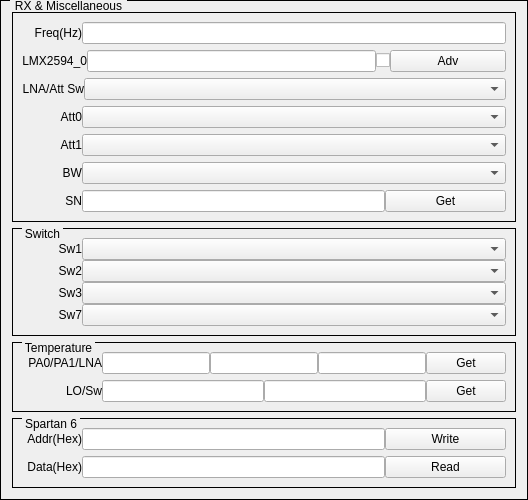
    <widget class="QGroupBox" name="groupBoxSpartan6_">
     <property name="styleSheet">
      <string notr="true">QGroupBox{ border:1px solid black; margin-top:0.5ex; }
QGroupBox::title { subcontrol-origin:margin; subcontrol-position:top left; top:-1px; left:10px; margin-left: 0px; padding:0 1px; }</string>
     </property>
     <property name="title">
      <string>RX &amp;&amp; Miscellaneous</string>
     </property>
     <layout class="QVBoxLayout" name="verticalLayout_6" stretch="7,0,2,2">
      <item>
       <widget class="QGroupBox" name="groupBoxRx">
        <property name="styleSheet">
         <string notr="true">QGroupBox{ border:1px solid black; margin-top:0.5ex; }
QGroupBox::title { subcontrol-origin:margin; subcontrol-position:top left; top:-1px; left:10px; margin-left: 0px; padding:0 1px; }</string>
        </property>
        <property name="title">
         <string/>
        </property>
        <layout class="QVBoxLayout" name="verticalLayout_8">
         <item>
          <layout class="QHBoxLayout" name="horizontalLayoutRx0">
           <property name="spacing">
            <number>0</number>
           </property>
           <item>
            <widget class="QLabel" name="labelRXFreq">
             <property name="sizePolicy">
              <sizepolicy hsizetype="Fixed" vsizetype="Fixed">
               <horstretch>0</horstretch>
               <verstretch>0</verstretch>
              </sizepolicy>
             </property>
             <property name="minimumSize">
              <size>
               <width>60</width>
               <height>16</height>
              </size>
             </property>
             <property name="text">
              <string>Freq(Hz)</string>
             </property>
             <property name="alignment">
              <set>Qt::AlignRight|Qt::AlignTrailing|Qt::AlignVCenter</set>
             </property>
            </widget>
           </item>
           <item>
            <widget class="QFreqScrollLineEdit" name="lineEditRXFreq">
             <property name="sizePolicy">
              <sizepolicy hsizetype="Expanding" vsizetype="Fixed">
               <horstretch>5</horstretch>
               <verstretch>0</verstretch>
              </sizepolicy>
             </property>
            </widget>
           </item>
          </layout>
         </item>
         <item>
          <layout class="QHBoxLayout" name="horizontalLayoutTx5_5">
           <property name="spacing">
            <number>0</number>
           </property>
           <item>
            <widget class="QLabel" name="labelRXLMX2594_0">
             <property name="sizePolicy">
              <sizepolicy hsizetype="Fixed" vsizetype="Fixed">
               <horstretch>0</horstretch>
               <verstretch>0</verstretch>
              </sizepolicy>
             </property>
             <property name="minimumSize">
              <size>
               <width>60</width>
               <height>16</height>
              </size>
             </property>
             <property name="text">
              <string>LMX2594_0</string>
             </property>
             <property name="alignment">
              <set>Qt::AlignRight|Qt::AlignTrailing|Qt::AlignVCenter</set>
             </property>
            </widget>
           </item>
           <item>
            <widget class="QFreqScrollLineEdit" name="lineEditRXLMX2594_0_Freq">
             <property name="sizePolicy">
              <sizepolicy hsizetype="Expanding" vsizetype="Fixed">
               <horstretch>5</horstretch>
               <verstretch>0</verstretch>
              </sizepolicy>
             </property>
            </widget>
           </item>
           <item>
            <widget class="QCheckBox" name="checkBoxTxHMC832_2">
             <property name="text">
              <string/>
             </property>
            </widget>
           </item>
           <item>
            <widget class="QPushButton" name="pushButtonRXLMX2594_0_Adv">
             <property name="sizePolicy">
              <sizepolicy hsizetype="Expanding" vsizetype="Fixed">
               <horstretch>2</horstretch>
               <verstretch>0</verstretch>
              </sizepolicy>
             </property>
             <property name="text">
              <string>Adv</string>
             </property>
            </widget>
           </item>
          </layout>
         </item>
         <item>
          <layout class="QHBoxLayout" name="horizontalLayoutRx1">
           <property name="spacing">
            <number>0</number>
           </property>
           <item>
            <widget class="QLabel" name="labelRXLNAAttSw">
             <property name="sizePolicy">
              <sizepolicy hsizetype="Fixed" vsizetype="Fixed">
               <horstretch>0</horstretch>
               <verstretch>0</verstretch>
              </sizepolicy>
             </property>
             <property name="minimumSize">
              <size>
               <width>60</width>
               <height>16</height>
              </size>
             </property>
             <property name="text">
              <string>LNA/Att Sw</string>
             </property>
             <property name="alignment">
              <set>Qt::AlignRight|Qt::AlignTrailing|Qt::AlignVCenter</set>
             </property>
            </widget>
           </item>
           <item>
            <widget class="QComboBox" name="comboBoxRXLNAAttSw">
             <property name="sizePolicy">
              <sizepolicy hsizetype="Expanding" vsizetype="Fixed">
               <horstretch>5</horstretch>
               <verstretch>0</verstretch>
              </sizepolicy>
             </property>
            </widget>
           </item>
          </layout>
         </item>
         <item>
          <layout class="QHBoxLayout" name="horizontalLayoutRx2">
           <property name="spacing">
            <number>0</number>
           </property>
           <item>
            <widget class="QLabel" name="labelRXAtt0">
             <property name="sizePolicy">
              <sizepolicy hsizetype="Fixed" vsizetype="Fixed">
               <horstretch>0</horstretch>
               <verstretch>0</verstretch>
              </sizepolicy>
             </property>
             <property name="minimumSize">
              <size>
               <width>60</width>
               <height>16</height>
              </size>
             </property>
             <property name="text">
              <string>Att0</string>
             </property>
             <property name="alignment">
              <set>Qt::AlignRight|Qt::AlignTrailing|Qt::AlignVCenter</set>
             </property>
            </widget>
           </item>
           <item>
            <widget class="QComboBox" name="comboBoxRXAtt0">
             <property name="sizePolicy">
              <sizepolicy hsizetype="Expanding" vsizetype="Fixed">
               <horstretch>5</horstretch>
               <verstretch>0</verstretch>
              </sizepolicy>
             </property>
            </widget>
           </item>
          </layout>
         </item>
         <item>
          <layout class="QHBoxLayout" name="horizontalLayoutRx3">
           <property name="spacing">
            <number>0</number>
           </property>
           <item>
            <widget class="QLabel" name="labelRXAtt1">
             <property name="sizePolicy">
              <sizepolicy hsizetype="Fixed" vsizetype="Fixed">
               <horstretch>0</horstretch>
               <verstretch>0</verstretch>
              </sizepolicy>
             </property>
             <property name="minimumSize">
              <size>
               <width>60</width>
               <height>16</height>
              </size>
             </property>
             <property name="text">
              <string>Att1</string>
             </property>
             <property name="alignment">
              <set>Qt::AlignRight|Qt::AlignTrailing|Qt::AlignVCenter</set>
             </property>
            </widget>
           </item>
           <item>
            <widget class="QComboBox" name="comboBoxRXAtt1">
             <property name="sizePolicy">
              <sizepolicy hsizetype="Expanding" vsizetype="Fixed">
               <horstretch>5</horstretch>
               <verstretch>0</verstretch>
              </sizepolicy>
             </property>
            </widget>
           </item>
          </layout>
         </item>
         <item>
          <layout class="QHBoxLayout" name="horizontalLayoutRx4">
           <property name="spacing">
            <number>0</number>
           </property>
           <item>
            <widget class="QLabel" name="labelBWSw">
             <property name="sizePolicy">
              <sizepolicy hsizetype="Fixed" vsizetype="Fixed">
               <horstretch>0</horstretch>
               <verstretch>0</verstretch>
              </sizepolicy>
             </property>
             <property name="minimumSize">
              <size>
               <width>60</width>
               <height>16</height>
              </size>
             </property>
             <property name="text">
              <string>BW</string>
             </property>
             <property name="alignment">
              <set>Qt::AlignRight|Qt::AlignTrailing|Qt::AlignVCenter</set>
             </property>
            </widget>
           </item>
           <item>
            <widget class="QComboBox" name="comboBoxBWSw">
             <property name="sizePolicy">
              <sizepolicy hsizetype="Expanding" vsizetype="Fixed">
               <horstretch>5</horstretch>
               <verstretch>0</verstretch>
              </sizepolicy>
             </property>
            </widget>
           </item>
          </layout>
         </item>
         <item>
          <layout class="QHBoxLayout" name="horizontalLayoutRx8">
           <property name="spacing">
            <number>0</number>
           </property>
           <item>
            <widget class="QLabel" name="labelSN">
             <property name="sizePolicy">
              <sizepolicy hsizetype="Fixed" vsizetype="Fixed">
               <horstretch>0</horstretch>
               <verstretch>0</verstretch>
              </sizepolicy>
             </property>
             <property name="minimumSize">
              <size>
               <width>60</width>
               <height>16</height>
              </size>
             </property>
             <property name="text">
              <string>SN</string>
             </property>
             <property name="alignment">
              <set>Qt::AlignRight|Qt::AlignTrailing|Qt::AlignVCenter</set>
             </property>
            </widget>
           </item>
           <item>
            <widget class="QLineEdit" name="lineEditSN">
             <property name="sizePolicy">
              <sizepolicy hsizetype="Expanding" vsizetype="Fixed">
               <horstretch>5</horstretch>
               <verstretch>0</verstretch>
              </sizepolicy>
             </property>
             <property name="readOnly">
              <bool>true</bool>
             </property>
            </widget>
           </item>
           <item>
            <widget class="QPushButton" name="pushButtonGetSN">
             <property name="sizePolicy">
              <sizepolicy hsizetype="Expanding" vsizetype="Fixed">
               <horstretch>2</horstretch>
               <verstretch>0</verstretch>
              </sizepolicy>
             </property>
             <property name="text">
              <string>Get</string>
             </property>
            </widget>
           </item>
          </layout>
         </item>
        </layout>
       </widget>
      </item>
      <item>
       <widget class="QGroupBox" name="groupBoxRX_Switch">
        <property name="styleSheet">
         <string notr="true">QGroupBox{ border:1px solid black; margin-top:0.5ex; }
QGroupBox::title { subcontrol-origin:margin; subcontrol-position:top left; top:-1px; left:10px; margin-left: 0px; padding:0 1px; }</string>
        </property>
        <property name="title">
         <string>Switch</string>
        </property>
        <layout class="QVBoxLayout" name="verticalLayout_9">
         <property name="spacing">
          <number>0</number>
         </property>
         <item>
          <layout class="QHBoxLayout" name="horizontalLayoutTx4_11">
           <property name="spacing">
            <number>0</number>
           </property>
           <item>
            <widget class="QLabel" name="labelRXSw1">
             <property name="sizePolicy">
              <sizepolicy hsizetype="Fixed" vsizetype="Fixed">
               <horstretch>0</horstretch>
               <verstretch>0</verstretch>
              </sizepolicy>
             </property>
             <property name="minimumSize">
              <size>
               <width>60</width>
               <height>16</height>
              </size>
             </property>
             <property name="text">
              <string>Sw1</string>
             </property>
             <property name="alignment">
              <set>Qt::AlignRight|Qt::AlignTrailing|Qt::AlignVCenter</set>
             </property>
            </widget>
           </item>
           <item>
            <widget class="QComboBox" name="comboBoxRXSw1">
             <property name="sizePolicy">
              <sizepolicy hsizetype="Expanding" vsizetype="Fixed">
               <horstretch>5</horstretch>
               <verstretch>0</verstretch>
              </sizepolicy>
             </property>
            </widget>
           </item>
          </layout>
         </item>
         <item>
          <layout class="QHBoxLayout" name="horizontalLayoutTx4_12">
           <property name="spacing">
            <number>0</number>
           </property>
           <item>
            <widget class="QLabel" name="labelRXSw2">
             <property name="sizePolicy">
              <sizepolicy hsizetype="Fixed" vsizetype="Fixed">
               <horstretch>0</horstretch>
               <verstretch>0</verstretch>
              </sizepolicy>
             </property>
             <property name="minimumSize">
              <size>
               <width>60</width>
               <height>16</height>
              </size>
             </property>
             <property name="text">
              <string>Sw2</string>
             </property>
             <property name="alignment">
              <set>Qt::AlignRight|Qt::AlignTrailing|Qt::AlignVCenter</set>
             </property>
            </widget>
           </item>
           <item>
            <widget class="QComboBox" name="comboBoxRXSw2">
             <property name="sizePolicy">
              <sizepolicy hsizetype="Expanding" vsizetype="Fixed">
               <horstretch>5</horstretch>
               <verstretch>0</verstretch>
              </sizepolicy>
             </property>
            </widget>
           </item>
          </layout>
         </item>
         <item>
          <layout class="QHBoxLayout" name="horizontalLayoutTx4_14">
           <property name="spacing">
            <number>0</number>
           </property>
           <item>
            <widget class="QLabel" name="labelRXSw3">
             <property name="sizePolicy">
              <sizepolicy hsizetype="Fixed" vsizetype="Fixed">
               <horstretch>0</horstretch>
               <verstretch>0</verstretch>
              </sizepolicy>
             </property>
             <property name="minimumSize">
              <size>
               <width>60</width>
               <height>16</height>
              </size>
             </property>
             <property name="text">
              <string>Sw3</string>
             </property>
             <property name="alignment">
              <set>Qt::AlignRight|Qt::AlignTrailing|Qt::AlignVCenter</set>
             </property>
            </widget>
           </item>
           <item>
            <widget class="QComboBox" name="comboBoxRXSw3">
             <property name="sizePolicy">
              <sizepolicy hsizetype="Expanding" vsizetype="Fixed">
               <horstretch>5</horstretch>
               <verstretch>0</verstretch>
              </sizepolicy>
             </property>
            </widget>
           </item>
          </layout>
         </item>
         <item>
          <layout class="QHBoxLayout" name="horizontalLayoutTx4_15">
           <property name="spacing">
            <number>0</number>
           </property>
           <item>
            <widget class="QLabel" name="labelRXSw7">
             <property name="sizePolicy">
              <sizepolicy hsizetype="Fixed" vsizetype="Fixed">
               <horstretch>0</horstretch>
               <verstretch>0</verstretch>
              </sizepolicy>
             </property>
             <property name="minimumSize">
              <size>
               <width>60</width>
               <height>16</height>
              </size>
             </property>
             <property name="text">
              <string>Sw7</string>
             </property>
             <property name="alignment">
              <set>Qt::AlignRight|Qt::AlignTrailing|Qt::AlignVCenter</set>
             </property>
            </widget>
           </item>
           <item>
            <widget class="QComboBox" name="comboBoxRXSw7">
             <property name="sizePolicy">
              <sizepolicy hsizetype="Expanding" vsizetype="Fixed">
               <horstretch>5</horstretch>
               <verstretch>0</verstretch>
              </sizepolicy>
             </property>
            </widget>
           </item>
          </layout>
         </item>
        </layout>
       </widget>
      </item>
      <item>
       <widget class="QGroupBox" name="groupBoxTemp">
        <property name="styleSheet">
         <string notr="true">QGroupBox{ border:1px solid black; margin-top:0.5ex; }
QGroupBox::title { subcontrol-origin:margin; subcontrol-position:top left; top:-1px; left:10px; margin-left: 0px; padding:0 1px; }</string>
        </property>
        <property name="title">
         <string>Temperature</string>
        </property>
        <layout class="QVBoxLayout" name="verticalLayout">
         <item>
          <layout class="QHBoxLayout" name="horizontalLayoutRx6_4">
           <property name="spacing">
            <number>0</number>
           </property>
           <item>
            <widget class="QLabel" name="labelTempPA0">
             <property name="sizePolicy">
              <sizepolicy hsizetype="Fixed" vsizetype="Fixed">
               <horstretch>0</horstretch>
               <verstretch>0</verstretch>
              </sizepolicy>
             </property>
             <property name="minimumSize">
              <size>
               <width>80</width>
               <height>16</height>
              </size>
             </property>
             <property name="text">
              <string>PA0/PA1/LNA</string>
             </property>
             <property name="alignment">
              <set>Qt::AlignRight|Qt::AlignTrailing|Qt::AlignVCenter</set>
             </property>
            </widget>
           </item>
           <item>
            <widget class="QLineEdit" name="lineEditTempPA0">
             <property name="sizePolicy">
              <sizepolicy hsizetype="Expanding" vsizetype="Fixed">
               <horstretch>5</horstretch>
               <verstretch>0</verstretch>
              </sizepolicy>
             </property>
             <property name="readOnly">
              <bool>true</bool>
             </property>
            </widget>
           </item>
           <item>
            <widget class="QLineEdit" name="lineEditTempPA1">
             <property name="sizePolicy">
              <sizepolicy hsizetype="Expanding" vsizetype="Fixed">
               <horstretch>5</horstretch>
               <verstretch>0</verstretch>
              </sizepolicy>
             </property>
             <property name="readOnly">
              <bool>true</bool>
             </property>
            </widget>
           </item>
           <item>
            <widget class="QLineEdit" name="lineEditTempLNA">
             <property name="sizePolicy">
              <sizepolicy hsizetype="Expanding" vsizetype="Fixed">
               <horstretch>5</horstretch>
               <verstretch>0</verstretch>
              </sizepolicy>
             </property>
             <property name="readOnly">
              <bool>true</bool>
             </property>
            </widget>
           </item>
           <item>
            <widget class="QPushButton" name="pushButtonGetTemp0">
             <property name="sizePolicy">
              <sizepolicy hsizetype="Fixed" vsizetype="Fixed">
               <horstretch>2</horstretch>
               <verstretch>0</verstretch>
              </sizepolicy>
             </property>
             <property name="text">
              <string>Get</string>
             </property>
            </widget>
           </item>
          </layout>
         </item>
         <item>
          <layout class="QHBoxLayout" name="horizontalLayoutRx6">
           <property name="spacing">
            <number>0</number>
           </property>
           <item>
            <widget class="QLabel" name="labelTempLO">
             <property name="sizePolicy">
              <sizepolicy hsizetype="Fixed" vsizetype="Fixed">
               <horstretch>0</horstretch>
               <verstretch>0</verstretch>
              </sizepolicy>
             </property>
             <property name="minimumSize">
              <size>
               <width>80</width>
               <height>16</height>
              </size>
             </property>
             <property name="text">
              <string>LO/Sw</string>
             </property>
             <property name="alignment">
              <set>Qt::AlignRight|Qt::AlignTrailing|Qt::AlignVCenter</set>
             </property>
            </widget>
           </item>
           <item>
            <widget class="QLineEdit" name="lineEditTempLO">
             <property name="sizePolicy">
              <sizepolicy hsizetype="Expanding" vsizetype="Fixed">
               <horstretch>5</horstretch>
               <verstretch>0</verstretch>
              </sizepolicy>
             </property>
             <property name="readOnly">
              <bool>true</bool>
             </property>
            </widget>
           </item>
           <item>
            <widget class="QLineEdit" name="lineEditTempSw">
             <property name="sizePolicy">
              <sizepolicy hsizetype="Expanding" vsizetype="Fixed">
               <horstretch>5</horstretch>
               <verstretch>0</verstretch>
              </sizepolicy>
             </property>
             <property name="readOnly">
              <bool>true</bool>
             </property>
            </widget>
           </item>
           <item>
            <widget class="QPushButton" name="pushButtonGetTemp1">
             <property name="sizePolicy">
              <sizepolicy hsizetype="Fixed" vsizetype="Fixed">
               <horstretch>2</horstretch>
               <verstretch>0</verstretch>
              </sizepolicy>
             </property>
             <property name="text">
              <string>Get</string>
             </property>
            </widget>
           </item>
          </layout>
         </item>
        </layout>
       </widget>
      </item>
      <item>
       <widget class="QGroupBox" name="groupBoxSpartan6">
        <property name="styleSheet">
         <string notr="true">QGroupBox{ border:1px solid black; margin-top:0.5ex; }
QGroupBox::title { subcontrol-origin:margin; subcontrol-position:top left; top:-1px; left:10px; margin-left: 0px; padding:0 1px; }</string>
        </property>
        <property name="title">
         <string>Spartan 6</string>
        </property>
        <layout class="QVBoxLayout" name="verticalLayout_2">
         <item>
          <layout class="QHBoxLayout" name="horizontalLayoutRx6_5">
           <property name="spacing">
            <number>0</number>
           </property>
           <item>
            <widget class="QLabel" name="labelS6_Addr">
             <property name="sizePolicy">
              <sizepolicy hsizetype="Fixed" vsizetype="Fixed">
               <horstretch>0</horstretch>
               <verstretch>0</verstretch>
              </sizepolicy>
             </property>
             <property name="minimumSize">
              <size>
               <width>60</width>
               <height>16</height>
              </size>
             </property>
             <property name="text">
              <string>Addr(Hex)</string>
             </property>
             <property name="alignment">
              <set>Qt::AlignRight|Qt::AlignTrailing|Qt::AlignVCenter</set>
             </property>
            </widget>
           </item>
           <item>
            <widget class="QLineEdit" name="lineEditS6_Addr">
             <property name="sizePolicy">
              <sizepolicy hsizetype="Expanding" vsizetype="Fixed">
               <horstretch>5</horstretch>
               <verstretch>0</verstretch>
              </sizepolicy>
             </property>
            </widget>
           </item>
           <item>
            <widget class="QPushButton" name="pushButtonS6_Write">
             <property name="sizePolicy">
              <sizepolicy hsizetype="Expanding" vsizetype="Fixed">
               <horstretch>2</horstretch>
               <verstretch>0</verstretch>
              </sizepolicy>
             </property>
             <property name="text">
              <string>Write</string>
             </property>
            </widget>
           </item>
          </layout>
         </item>
         <item>
          <layout class="QHBoxLayout" name="horizontalLayoutRx6_2">
           <property name="spacing">
            <number>0</number>
           </property>
           <item>
            <widget class="QLabel" name="labelS6_Data">
             <property name="sizePolicy">
              <sizepolicy hsizetype="Fixed" vsizetype="Fixed">
               <horstretch>0</horstretch>
               <verstretch>0</verstretch>
              </sizepolicy>
             </property>
             <property name="minimumSize">
              <size>
               <width>60</width>
               <height>16</height>
              </size>
             </property>
             <property name="text">
              <string>Data(Hex)</string>
             </property>
             <property name="alignment">
              <set>Qt::AlignRight|Qt::AlignTrailing|Qt::AlignVCenter</set>
             </property>
            </widget>
           </item>
           <item>
            <widget class="QLineEdit" name="lineEditS6_Data">
             <property name="sizePolicy">
              <sizepolicy hsizetype="Expanding" vsizetype="Fixed">
               <horstretch>5</horstretch>
               <verstretch>0</verstretch>
              </sizepolicy>
             </property>
            </widget>
           </item>
           <item>
            <widget class="QPushButton" name="pushButtonS6_Read">
             <property name="sizePolicy">
              <sizepolicy hsizetype="Expanding" vsizetype="Fixed">
               <horstretch>2</horstretch>
               <verstretch>0</verstretch>
              </sizepolicy>
             </property>
             <property name="text">
              <string>Read</string>
             </property>
            </widget>
           </item>
          </layout>
         </item>
        </layout>
       </widget>
      </item>
     </layout>
    </widget>
